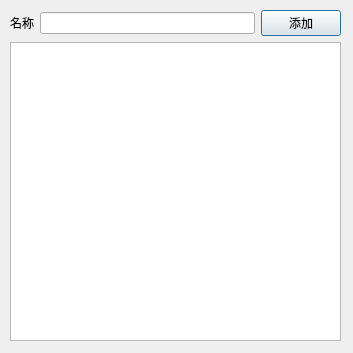
<?xml version="1.0" encoding="UTF-8"?>
<ui version="4.0">
 <class>ShopManageDialog</class>
 <widget class="QDialog" name="ShopManageDialog">
  <property name="geometry">
   <rect>
    <x>0</x>
    <y>0</y>
    <width>353</width>
    <height>353</height>
   </rect>
  </property>
  <property name="windowTitle">
   <string/>
  </property>
  <widget class="QWidget" name="layoutWidget">
   <property name="geometry">
    <rect>
     <x>10</x>
     <y>10</y>
     <width>331</width>
     <height>331</height>
    </rect>
   </property>
   <layout class="QVBoxLayout" name="verticalLayout">
    <item>
     <layout class="QHBoxLayout" name="horizontalLayout">
      <item>
       <widget class="QLabel" name="label_2">
        <property name="text">
         <string>名称</string>
        </property>
       </widget>
      </item>
      <item>
       <widget class="QLineEdit" name="nameEdit"/>
      </item>
      <item>
       <widget class="QPushButton" name="saveButton">
        <property name="text">
         <string>添加</string>
        </property>
       </widget>
      </item>
     </layout>
    </item>
    <item>
     <widget class="QTableView" name="shopView"/>
    </item>
   </layout>
  </widget>
 </widget>
 <resources/>
 <connections/>
</ui>
